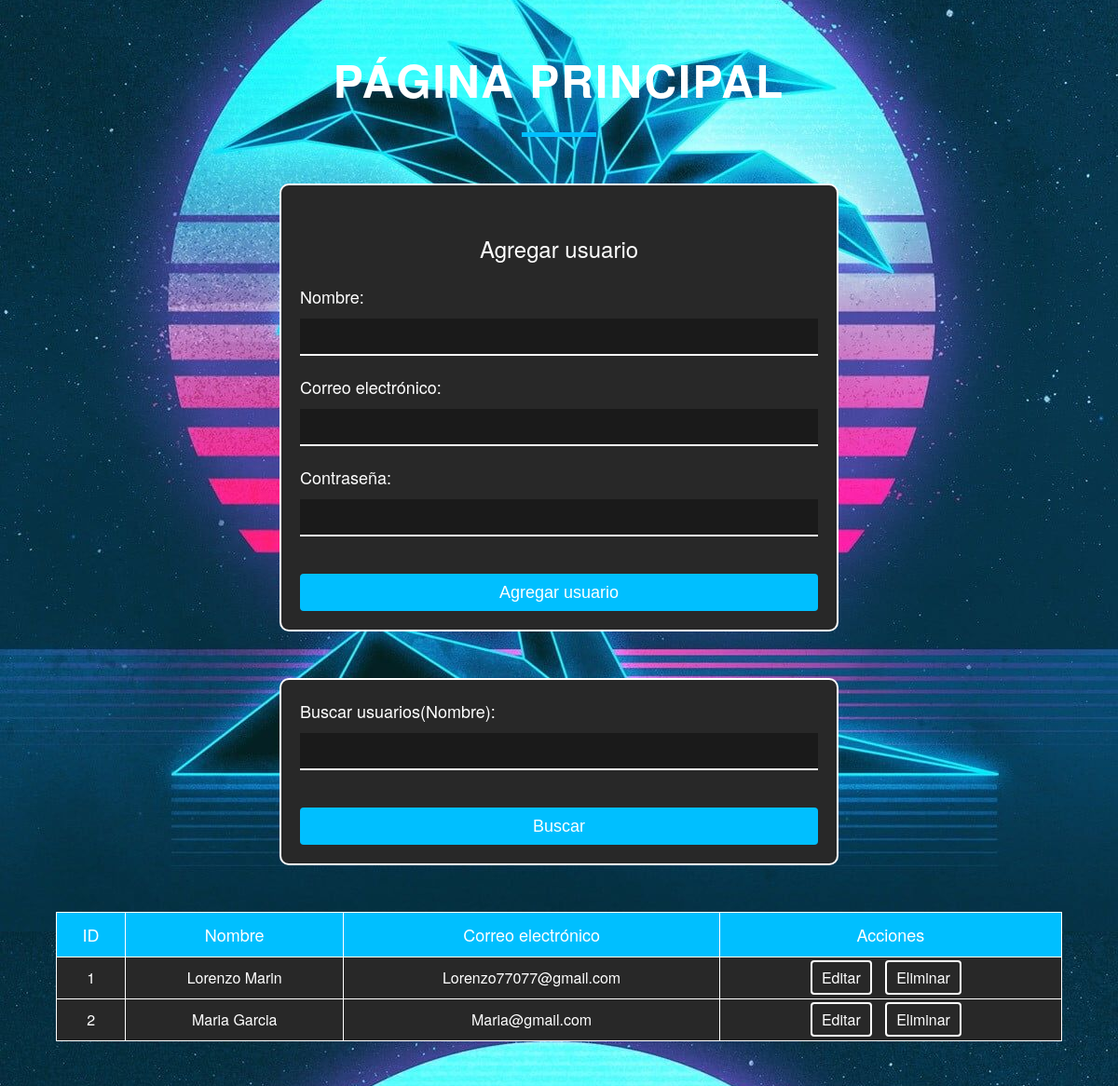
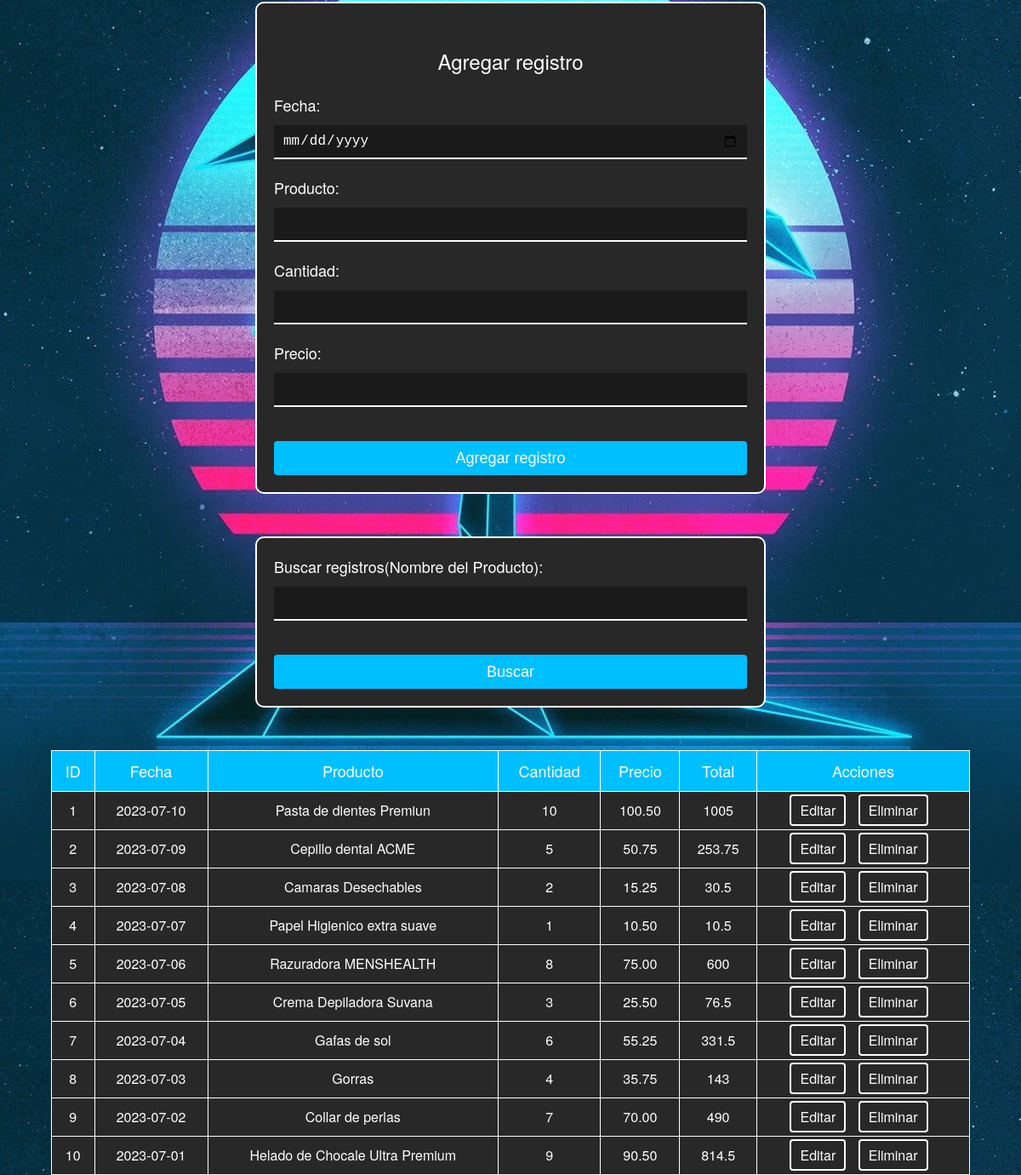
/principal.php (signed in), run on the app's committed database (2 pictures, top to bottom).
### tables this page shows
CREATE TABLE `usuarios` (
  `ID` int(11) NOT NULL,
  `Nombre` varchar(50) NOT NULL,
  `Email` varchar(50) NOT NULL,
  `Contraseña` varchar(50) NOT NULL
);

CREATE TABLE `registros` (
  `ID_Ventas` int(11) NOT NULL,
  `Fecha` date NOT NULL,
  `Producto` varchar(50) NOT NULL,
  `Cantidad` int(11) NOT NULL,
  `Precio` decimal(10,2) NOT NULL
);

### principal.php (the view, shortened to what this page needs)
<!DOCTYPE html>
<html>
<head>
    <link rel="stylesheet" href="Estilos_principal.css">
</head>
<body>
    <?php
    include "config.php";
    if (isset($_GET['buscar'])) {
        $busqueda = $_GET['buscar'];
        $query = "SELECT * FROM usuarios WHERE Nombre LIKE '%$busqueda%' OR Email LIKE '%$busqueda%'";
        $result = mysqli_query($conexion, $query);
    } else {
        $query = "SELECT * FROM usuarios";
        $result = mysqli_query($conexion, $query);
    }
    if (isset($_GET['buscar_registro'])) {
        $busqueda = $_GET['buscar_registro'];
        $query = "SELECT * FROM registros WHERE Fecha LIKE '%$busqueda%' OR Producto LIKE '%$busqueda%'";
        $result_registros = mysqli_query($conexion, $query);
    } else {
        $query = "SELECT * FROM registros";
        $result_registros = mysqli_query($conexion, $query);
    }
    ?>
    <h1>Página principal</h1>
    <form action="principal.php" method="POST">
        <h2>Agregar usuario</h2>
        <label for="nombre">Nombre:</label>
        <input type="text" id="nombre" name="nombre" placeholder="" required>
        <label for="correo">Correo electrónico:</label>
        <input type="text" id="correo" name="correo" placeholder="" required>
        <label for="contraseña">Contraseña:</label>
        <input type="password" id="contraseña" name="contraseña" placeholder="" required>
       <button type="submit">Agregar usuario</button>
    </form>
    <form action="principal.php" method="GET">
        <label for="buscar">Buscar usuarios(Nombre):</label>
        <input type="text"id="buscar" name="buscar" placeholder="">
        <button type="submit">Buscar</button>
    </form>
    <table>
        <thead>
            <tr>
                <th>ID</th>
                <th>Nombre</th>
                <th>Correo electrónico</th>
                <th>Acciones</th>
            </tr>
        </thead>
        <tbody>
            <?php while ($fila = mysqli_fetch_assoc($result)): ?>
                <tr>
                    <td><?= $fila['ID'] ?></td>
                    <td><?= $fila['Nombre'] ?></td>
                    <td><?= $fila['Email'] ?></td>
                    <td>
                        <a class="btn-editar" href="editar.php?id=<?= $fila['ID'] ?>">Editar</a>
                        <a class="btn-eliminar" href="principal.php?eliminar=<?= $fila['ID'] ?>" onclick="return confirm('¿Está seguro de que desea eliminar este usuario?')">Eliminar</a>
                    </td>
                </tr>
            <?php endwhile; ?>
        </tbody>
    </table>
    <form action="principal.php" method="POST">
        <h2>Agregar registro</h2>
        <label for="fecha">Fecha:</label>
        <input type="date" id="fecha" name="fecha" placeholder="" required>
        <label for="producto">Producto:</label>
        <input type="text" id="producto" name="producto" placeholder="" required>
        <label for="cantidad">Cantidad:</label>
        <input type="number" id="cantidad" name="cantidad" placeholder="" required>
        <label for="precio">Precio:</label>
        <input type="number" id="precio" name="precio" placeholder="" required>
        <button type="submit">Agregar registro</button>
    </form>
    <form action="principal.php" method="GET">
        <label for="buscar_registro">Buscar registros(Nombre del Producto):</label>
        <input type="text"id="buscar_registro" name="buscar_registro" placeholder="">
        <button type="submit">Buscar</button>
    </form>
    <table>
        <thead>
            <tr>
                <th>ID</th>
                <th>Fecha</th>
                <th>Producto</th>
                <th>Cantidad</th>
                <th>Precio</th>
                <th>Total</th>
                <th>Acciones</th>
            </tr>
        </thead>
        <tbody>
            <?php while ($fila = mysqli_fetch_assoc($result_registros)): ?>
                <tr>
                    <td><?= $fila['ID_Ventas'] ?></td>
                    <td><?= $fila['Fecha'] ?></td>
                    <td><?= $fila['Producto'] ?></td>
                    <td><?= $fila['Cantidad'] ?></td>
                    <td><?= $fila['Precio'] ?></td>
                    <td><?= $fila['Cantidad'] * $fila['Precio'] ?></td>
                    <td>
                        <a class="btn-editar" href="editar_registro.php?id=<?= $fila['ID_Ventas'] ?>">Editar</a>
                        <a class="btn-eliminar" href="principal.php?eliminar_registro=<?= $fila['ID_Ventas'] ?>" onclick="return confirm('¿Está seguro de que desea eliminar este registro?')">Eliminar</a>
                    </td>
                </tr>
            <?php endwhile; ?>
        </tbody>
    </table>
</body>
</html>

### Estilos_principal.css (style rules this page uses)
* { box-sizing: border-box; }
html, body { height: 100%; margin: 0; padding: 0; }
body { background-image: url('Img/FondoPrincipal.jpg'); background-size: cover; background-position: center; background-color: #1a1a1a; color: #fff; font-family: 'Helvetica Neue', sans-serif; font-size: 16px; line-height: 1.5; overflow-x: hidden; }
h1, h2 { color: #fff; font-weight: normal; text-align: center; }
h1 { font-size: 36px; margin: 50px 0; }
h2 { font-size: 24px; margin: 30px 0 20px; }
h1 { font-size: 48px; font-weight: bold; text-align: center; margin: 50px 0; text-transform: uppercase; letter-spacing: 2px; }
h1::after { content: ""; display: block; width: 80px; height: 5px; margin: 20px auto; background-color: #00bfff; }
form { max-width: 600px; margin: 0 auto; padding: 20px; border: 2px solid #fff; border-radius: 10px; background-color: #282828; margin-bottom: 50px; }
label { display: block; font-size: 18px; margin-bottom: 10px; }
input[type="text"], input[type="password"], input[type="number"], input[type="date"] { background-color: #1a1a1a; border: none; border-bottom: 2px solid #fff; color: #fff; font-size: 16px; height: 40px; margin-bottom: 20px; padding: 0 10px; width: 100%; }
button[type="submit"] { background-color: #00bfff; border: none; border-radius: 4px; color: #fff; cursor: pointer; font-size: 18px; height: 40px; margin-top: 20px; width: 100%; }
table { border-collapse: collapse; margin: 0 auto 50px; max-width: 100%; width: 90%; }
th, td { border: 1px solid #fff; padding: 10px; text-align: center; }
th { background-color: #00bfff; color: #fff; font-size: 18px; font-weight: normal; }
td { background-color: #282828; color: #fff; font-size: 16px; }
.btn-editar, .btn-eliminar { background-color: transparent; border: 2px solid #fff; border-radius: 4px; color: #fff; font-size: 16px; margin-right: 10px; padding: 5px 10px; text-decoration: none; transition: background-color 0.3s ease; }

### principal.php (style rules this page uses)
body { background-image: url('Img/FondoPrincipal.jpg'); background-size: cover; background-position: center; }

### data on the page
usuarios: ID "1", Nombre "Lorenzo Marin", Email "Lorenzo77077@gmail.com"
usuarios: ID "2", Nombre "Maria Garcia", Email "Maria@gmail.com"
registros: ID_Ventas "1", Fecha "2023-07-10", Producto "Pasta de dientes Premiun", Cantidad "10", Precio "100.50", $fila['Cantidad'] * $fila['Precio'] "1005"
registros: ID_Ventas "2", Fecha "2023-07-09", Producto "Cepillo dental ACME", Cantidad "5", Precio "50.75", $fila['Cantidad'] * $fila['Precio'] "253.75"
registros: ID_Ventas "3", Fecha "2023-07-08", Producto "Camaras Desechables", Cantidad "2", Precio "15.25", $fila['Cantidad'] * $fila['Precio'] "30.5"
registros: ID_Ventas "4", Fecha "2023-07-07", Producto "Papel Higienico extra suave", Cantidad "1", Precio "10.50", $fila['Cantidad'] * $fila['Precio'] "10.5"
registros: ID_Ventas "5", Fecha "2023-07-06", Producto "Razuradora MENSHEALTH", Cantidad "8", Precio "75.00", $fila['Cantidad'] * $fila['Precio'] "600"
registros: ID_Ventas "6", Fecha "2023-07-05", Producto "Crema Depiladora Suvana", Cantidad "3", Precio "25.50", $fila['Cantidad'] * $fila['Precio'] "76.5"
registros: ID_Ventas "7", Fecha "2023-07-04", Producto "Gafas de sol", Cantidad "6", Precio "55.25", $fila['Cantidad'] * $fila['Precio'] "331.5"
registros: ID_Ventas "8", Fecha "2023-07-03", Producto "Gorras", Cantidad "4", Precio "35.75", $fila['Cantidad'] * $fila['Precio'] "143"
registros: ID_Ventas "9", Fecha "2023-07-02", Producto "Collar de perlas", Cantidad "7", Precio "70.00", $fila['Cantidad'] * $fila['Precio'] "490"
registros: ID_Ventas "10", Fecha "2023-07-01", Producto "Helado de Chocale Ultra Premium", Cantidad "9", Precio "90.50", $fila['Cantidad'] * $fila['Precio'] "814.5"
